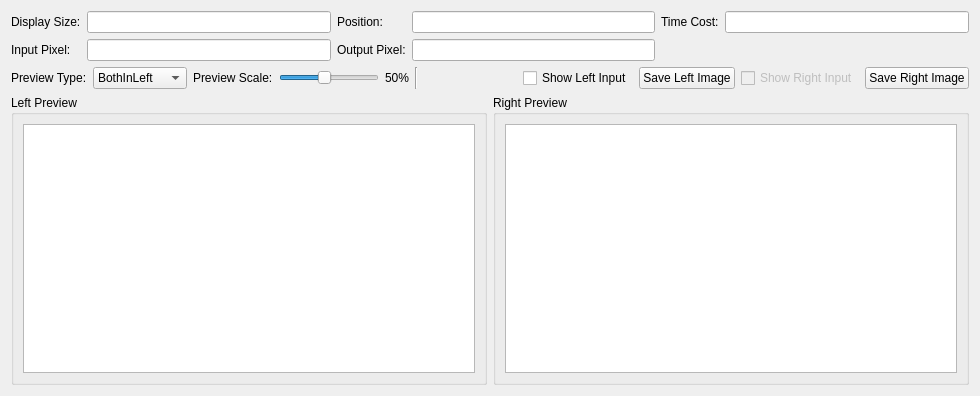
<?xml version="1.0" encoding="UTF-8"?>
<ui version="4.0">
 <class>PreviewUiWidget</class>
 <widget class="QWidget" name="PreviewUiWidget">
  <property name="geometry">
   <rect>
    <x>0</x>
    <y>0</y>
    <width>980</width>
    <height>396</height>
   </rect>
  </property>
  <property name="windowTitle">
   <string>Image Preview</string>
  </property>
  <layout class="QVBoxLayout" name="verticalLayout">
   <item>
    <layout class="QGridLayout" name="gridLayout_info">
     <item row="0" column="0">
      <widget class="QLabel" name="label_display_size">
       <property name="text">
        <string>Display Size:</string>
       </property>
      </widget>
     </item>
     <item row="0" column="1">
      <widget class="QLineEdit" name="lineEdit_display_size">
       <property name="readOnly">
        <bool>true</bool>
       </property>
      </widget>
     </item>
     <item row="0" column="2">
      <widget class="QLabel" name="label_position">
       <property name="text">
        <string>Position:</string>
       </property>
      </widget>
     </item>
     <item row="0" column="3">
      <widget class="QLineEdit" name="lineEdit_position">
       <property name="readOnly">
        <bool>true</bool>
       </property>
      </widget>
     </item>
     <item row="0" column="4">
      <widget class="QLabel" name="label_time_cost">
       <property name="text">
        <string>Time Cost:</string>
       </property>
      </widget>
     </item>
     <item row="0" column="5">
      <widget class="QLineEdit" name="lineEdit_time_cost">
       <property name="readOnly">
        <bool>true</bool>
       </property>
      </widget>
     </item>
     <item row="1" column="0">
      <widget class="QLabel" name="label_input_pixel">
       <property name="text">
        <string>Input Pixel:</string>
       </property>
      </widget>
     </item>
     <item row="1" column="1">
      <widget class="QLineEdit" name="lineEdit_input_pixel">
       <property name="readOnly">
        <bool>true</bool>
       </property>
      </widget>
     </item>
     <item row="1" column="2">
      <widget class="QLabel" name="label_output_pixel">
       <property name="text">
        <string>Output Pixel:</string>
       </property>
      </widget>
     </item>
     <item row="1" column="3">
      <widget class="QLineEdit" name="lineEdit_output_pixel">
       <property name="readOnly">
        <bool>true</bool>
       </property>
      </widget>
     </item>
    </layout>
   </item>
   <item>
    <layout class="QHBoxLayout" name="horizontalLayout_ctrl">
     <item>
      <widget class="QLabel" name="label">
       <property name="text">
        <string>Preview Type:</string>
       </property>
      </widget>
     </item>
     <item>
      <widget class="QComboBox" name="comboBox_preview_type">
       <item>
        <property name="text">
         <string>BothInLeft</string>
        </property>
       </item>
       <item>
        <property name="text">
         <string>SideBySide</string>
        </property>
       </item>
      </widget>
     </item>
     <item>
      <widget class="QLabel" name="label_preview_scale">
       <property name="text">
        <string>Preview Scale:</string>
       </property>
      </widget>
     </item>
     <item>
      <widget class="QSlider" name="slider_preview_scale">
       <property name="minimum">
        <number>10</number>
       </property>
       <property name="maximum">
        <number>100</number>
       </property>
       <property name="value">
        <number>50</number>
       </property>
       <property name="orientation">
        <enum>Qt::Orientation::Horizontal</enum>
       </property>
      </widget>
     </item>
     <item>
      <widget class="QLabel" name="label_scale_value">
       <property name="text">
        <string>50%</string>
       </property>
      </widget>
     </item>
     <item>
      <widget class="Line" name="line">
       <property name="orientation">
        <enum>Qt::Orientation::Vertical</enum>
       </property>
      </widget>
     </item>
     <item>
      <spacer name="horizontalSpacer_2">
       <property name="orientation">
        <enum>Qt::Orientation::Horizontal</enum>
       </property>
       <property name="sizeHint" stdset="0">
        <size>
         <width>40</width>
         <height>20</height>
        </size>
       </property>
      </spacer>
     </item>
     <item>
      <widget class="QCheckBox" name="checkBox_show_input">
       <property name="text">
        <string>Show Left Input</string>
       </property>
      </widget>
     </item>
     <item>
      <widget class="QPushButton" name="pushButton_save_left">
       <property name="text">
        <string>Save Left Image</string>
       </property>
      </widget>
     </item>
     <item>
      <widget class="QCheckBox" name="checkBox_show_right_input">
       <property name="enabled">
        <bool>false</bool>
       </property>
       <property name="text">
        <string>Show Right Input</string>
       </property>
      </widget>
     </item>
     <item>
      <widget class="QPushButton" name="pushButton_save_right">
       <property name="text">
        <string>Save Right Image</string>
       </property>
      </widget>
     </item>
    </layout>
   </item>
   <item>
    <layout class="QHBoxLayout" name="horizontalLayout_preview">
     <item>
      <widget class="QGroupBox" name="groupBox_left_preview">
       <property name="sizePolicy">
        <sizepolicy hsizetype="Expanding" vsizetype="Expanding">
         <horstretch>1</horstretch>
         <verstretch>1</verstretch>
        </sizepolicy>
       </property>
       <property name="title">
        <string>Left Preview</string>
       </property>
       <layout class="QVBoxLayout" name="verticalLayout_input_preview">
        <item>
         <widget class="QGraphicsView" name="graphicsView_left">
          <property name="sizePolicy">
           <sizepolicy hsizetype="Expanding" vsizetype="Expanding">
            <horstretch>1</horstretch>
            <verstretch>1</verstretch>
           </sizepolicy>
          </property>
         </widget>
        </item>
       </layout>
      </widget>
     </item>
     <item>
      <widget class="QGroupBox" name="groupBox_right_preview">
       <property name="sizePolicy">
        <sizepolicy hsizetype="Expanding" vsizetype="Expanding">
         <horstretch>1</horstretch>
         <verstretch>1</verstretch>
        </sizepolicy>
       </property>
       <property name="title">
        <string>Right Preview</string>
       </property>
       <layout class="QVBoxLayout" name="verticalLayout_output_preview">
        <item>
         <widget class="QGraphicsView" name="graphicsView_right">
          <property name="sizePolicy">
           <sizepolicy hsizetype="Expanding" vsizetype="Expanding">
            <horstretch>1</horstretch>
            <verstretch>1</verstretch>
           </sizepolicy>
          </property>
         </widget>
        </item>
       </layout>
      </widget>
     </item>
    </layout>
   </item>
  </layout>
 </widget>
 <resources/>
 <connections/>
</ui>
